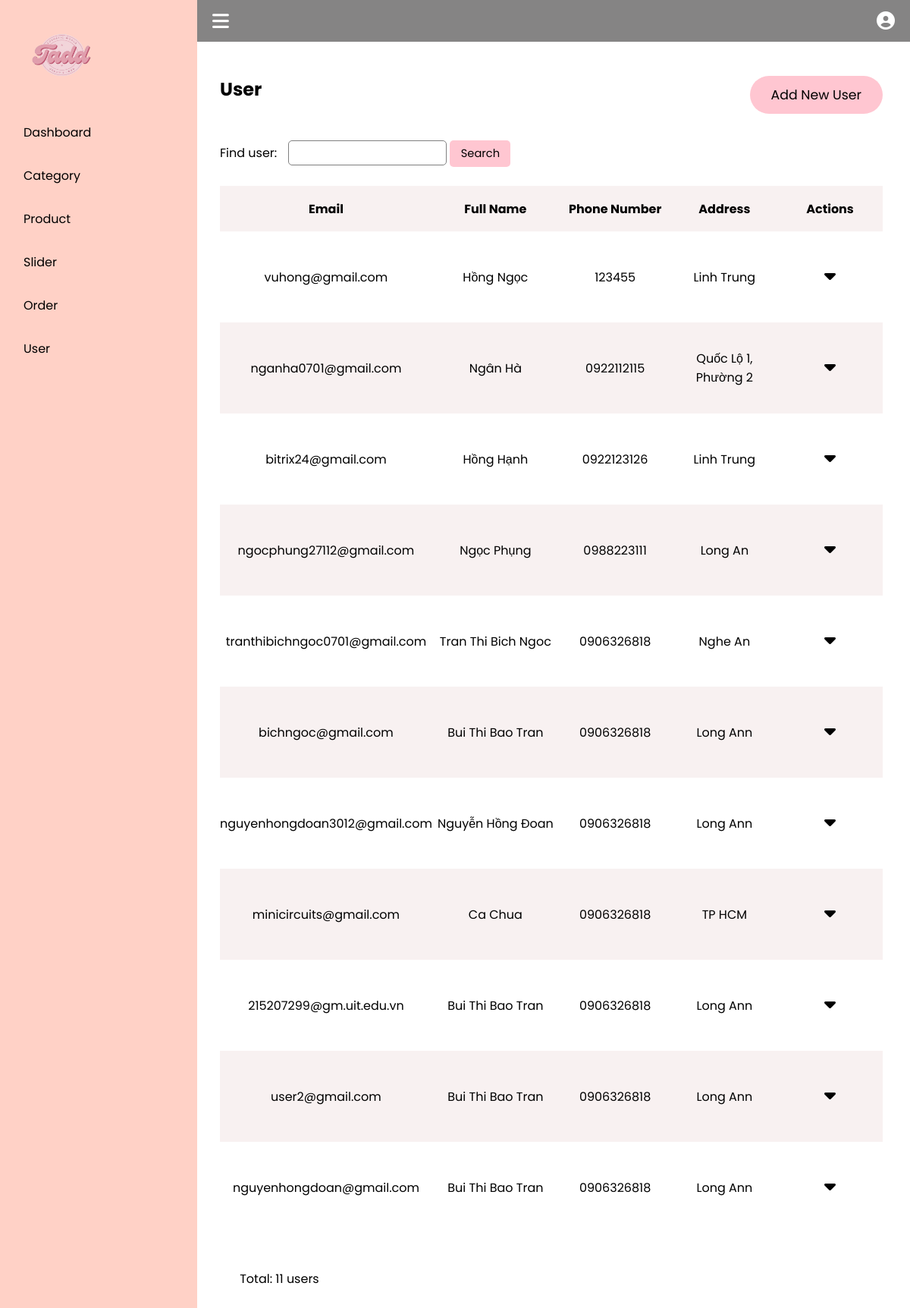
Screenshot of /admin/index.php?page=user (signed in) with the database file from the repository.
### tables this page shows
CREATE TABLE `user` (
  `email` varchar(100) NOT NULL,
  `fullname` varchar(100) NOT NULL,
  `phone_number` varchar(20) NOT NULL,
  `password` varchar(100) NOT NULL,
  `address` varchar(100) NOT NULL DEFAULT 'Nothing yet.',
  `created_at` timestamp NOT NULL DEFAULT current_timestamp(),
  `is_active` int(2) NOT NULL DEFAULT 1,
  `reset_token_hash` varchar(64) DEFAULT NULL,
  `reset_token_expires_at` datetime DEFAULT NULL
);

### admin/modules/user/show.php (the view, shortened to what this page needs)
<div class="view-and-search">
    <div class="search-box">
        <form method="POST" action="">
            <span>Find user: </span>
            <input type="text" name="s_query" class="search-term" id="product-search-term">
            <input type="submit" name="search" class="search_sub" value="Search">
        </form>
    </div>
</div>
<div class="table-container" id="users-table-container">
    <table border=0 id="users-table">
        <thead>
            <tr>
                <th style="width: 15%;">Email
                </th>
                <th style="width: 25%;">Full Name
                </th>
                <th style="width: 20%;">Phone Number
                </th>
                <th style="width: 20%;">Address
                </th>
                <th style="width: 20%;">Actions</th>
            </tr>
            <?php
            if (isset($_POST["s_query"])) {
                $sql = "select * from user where email  like  '%$_POST[s_query]%'
         or fullname  like  '%$_POST[s_query]%' or phone_number  like  '%$_POST[s_query]%' or address  like  '%$_POST[s_query]%'
         and is_active = 1
        order by created_at desc";
                unset($_POST["s_query"]);
            } else {
                $sql = "select * from user where is_active = 1  order by created_at desc ";
            }
            $result = mysqli_query($con, $sql);
            if ($result->num_rows < 1) {
                echo "<tr><td colspan = 6><p style = 'color: red'>No user founded!</p></td></tr>";
            } else {
                $temp = 0;
                while ($row = mysqli_fetch_assoc($result)) {
                    $temp++;
                    if ($temp % 2 == 0) {
                        echo "<tr class = 'stripped-row'>";
                    } else {
                        echo "<tr>";
                    }
                    echo "<td >$row[email]</td>
                    <td >$row[fullname]</td>
                    <td >$row[phone_number]</td>
                    <td>$row[address] </td>";
                    echo "<td class = 'category-actions'>";
                    echo "<i class='fas fa-caret-down   actions-button'></i>";
                    echo "</td>";
                }
                echo "</table>
        </div>
        <div class='pagination-container'>
            <div class='showing-status'>
                <span>Total: </span>
                <?php echo '<span class='page-value'>$temp users</span>
            </div>";
    echo"</div>
    </div>
</div>";
}
?>

### admin/css/style.css (style rules this page uses)
* { margin: 0; padding: 0; box-sizing: border-box; font-family: "Poppins", sans-serif; }
.pagination-container { height: 80px; align-items: center; display: flex; justify-content: space-between; padding: 3%; }
.showing-status { margin-top: 40px; width: 30%; }
.stripped-row { background-color: #f8f1f1; }
.view-and-search { margin-top: 50px; width: 100%; display: flex; justify-content: space-between; height: 5vh; }
.search-box { width: 60%; }
.search-box span { margin-right: 10px; }
.search-term { height: 33px; padding-left: 14px; width: 40%; font-size: 12.5pt; border-radius: 5px; border: 1px solid gray; }
.search_sub { width: 80px; height: 35px; font-size: 11pt; background-color:#FFC6D1; border: none; border-radius: 5px; }
.table-container { width: 100%; margin-top: 20px; }

### admin/css/user.css (style rules this page uses)
#users-table { width: 100%; border-collapse: collapse; }
#users-table th { background-color: #f8f1f1; height: 60px; }
#users-table td { height: 120px; text-align: center; }

### admin/css/category.css (style rules this page uses)
.category-actions { position: relative; }
.category-actions i { cursor: pointer; font-size: 18pt; }

### rows the page displays
user: email "vuhong@gmail.com", fullname "Hồng Ngọc", phone_number "123455", address "Linh Trung"
user: email "nganha0701@gmail.com", fullname "Ngân Hà", phone_number "0922112115", address "Quốc Lộ 1, Phường 2"
user: email "bitrix24@gmail.com", fullname "Hồng Hạnh", phone_number "0922123126", address "Linh Trung"
user: email "ngocphung27112@gmail.com", fullname "Ngọc Phụng", phone_number "0988223111", address "Long An"
user: email "tranthibichngoc0701@gmail.com", fullname "Tran Thi Bich Ngoc", phone_number "0906326818", address "Nghe An"
user: email "bichngoc@gmail.com", fullname "Bui Thi Bao Tran", phone_number "0906326818", address "Long Ann"
user: email "nguyenhongdoan3012@gmail.com", fullname "Nguyễn Hồng Đoan", phone_number "0906326818", address "Long Ann"
user: email "minicircuits@gmail.com", fullname "Ca Chua", phone_number "0906326818", address "TP HCM"
user: email "215207299@gm.uit.edu.vn", fullname "Bui Thi Bao Tran", phone_number "0906326818", address "Long Ann"
user: email "user2@gmail.com", fullname "Bui Thi Bao Tran", phone_number "0906326818", address "Long Ann"
user: email "nguyenhongdoan@gmail.com", fullname "Bui Thi Bao Tran", phone_number "0906326818", address "Long Ann"

### other values shown
$temp "11"
